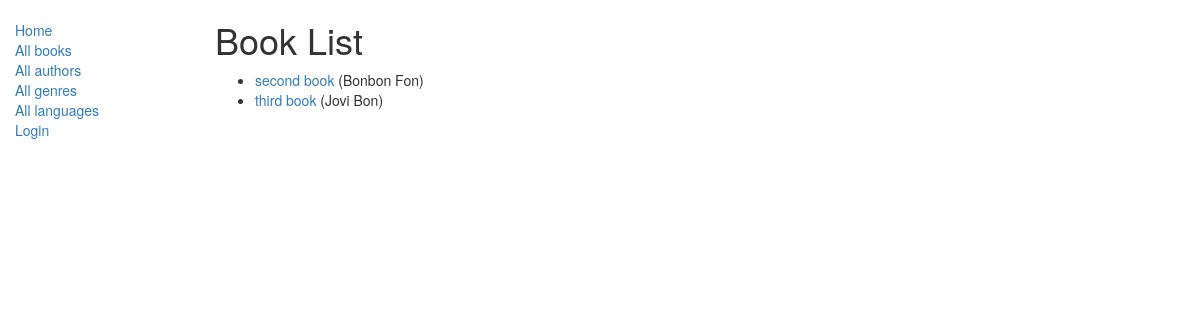
/catalog/books/, run on the app's committed database.
### catalog/models.py (models this page shows, shortened)
class Book(models.Model):
    title = models.CharField(max_length=100)
    author = models.ForeignKey('Author', on_delete=models.SET_NULL, null=True)
    summary = models.TextField(max_length=1000, help_text='Enter a brief description of the book')
    isbn = models.CharField('ISBN', max_length=13, help_text='13 Character <a href="https://www.isbn-international.org/content/what-isbn">ISBN number</a>')
    genre = models.ManyToManyField(Genre, help_text='Select a genre for this book')
    language = models.ForeignKey(Language, on_delete=models.SET_NULL, null=True)
    def display_genre(self):
        return ', '.join([genre.name for genre in self.genre.all()[:3]]) #берём первые три жанра из всех, разделяем их запятой и показываем пользователю
    display_genre.short_description = 'Genre'
    def get_absolute_url(self):
        return reverse('book_detail', args=[str(self.id)])

class Author(models.Model):
    first_name = models.CharField(max_length=100)
    last_name = models.CharField(max_length=100)
    date_of_birth = models.DateField(null=True, blank=True)
    date_of_death = models.DateField('Died', null=True, blank=True)
    def __str__(self):
        return '%s %s' % (self.last_name, self.first_name)

### catalog/views.py (the view)
class BookListView(generic.ListView):
    model = Book
    pagination_by = 10
    def get_queryset(self):
        return Book.objects.all()[:5]
    template_name = 'books/book_list.html'

### catalog/templates/books/book_list.html
{% extends "base_generic.html" %}
{% block content %}
    <h1>Book List</h1>
    {% if book_list %}
    <ul>
      {% for book in book_list %}
      <li>
        <a href="{{ book.get_absolute_url }}">{{ book.title }}</a> ({{book.author}})
      </li>
      {% endfor %}
    </ul>
    {% else %}
      <p>There are no books in the library.</p>
    {% endif %}
{% endblock %}

### data on the page
Book: title "second book", author "Bonbon Fon"
Book: title "third book", author "Jovi Bon"
